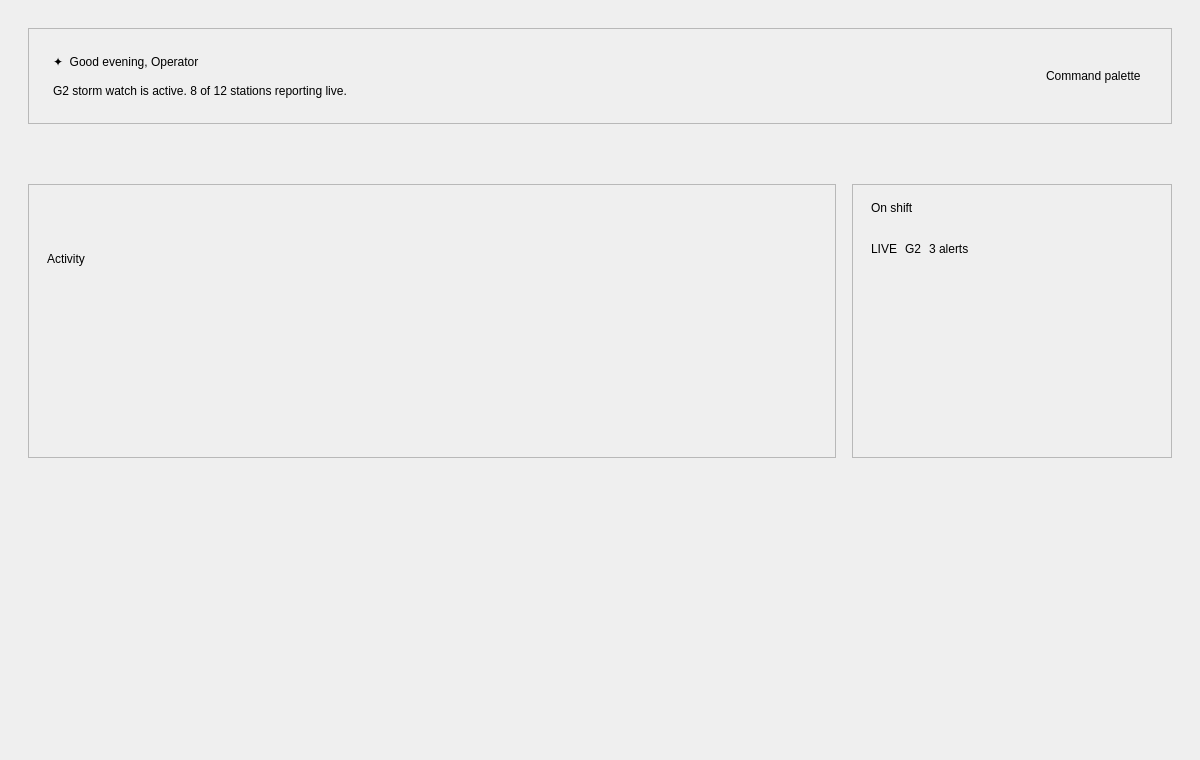
<?xml version="1.0" encoding="UTF-8"?>
<ui version="4.0">
 <class>OverviewComponent</class>
 <widget class="QCustomComponent" name="OverviewComponent">
  <property name="geometry">
   <rect><x>0</x><y>0</y><width>1200</width><height>760</height></rect>
  </property>
  <layout class="QVBoxLayout" name="overviewOuter">
   <property name="spacing"><number>0</number></property>
   <property name="leftMargin"><number>0</number></property>
   <property name="topMargin"><number>0</number></property>
   <property name="rightMargin"><number>0</number></property>
   <property name="bottomMargin"><number>0</number></property>
   <item>
    <widget class="QScrollArea" name="overviewScroll">
     <property name="widgetResizable"><bool>true</bool></property>
     <property name="frameShape"><enum>QFrame::NoFrame</enum></property>
     <property name="horizontalScrollBarPolicy"><enum>Qt::ScrollBarAlwaysOff</enum></property>
     <widget class="QWidget" name="overviewScrollContents">
      <property name="geometry">
       <rect><x>0</x><y>0</y><width>1200</width><height>760</height></rect>
      </property>
      <layout class="QHBoxLayout" name="overviewCenterRow">
       <property name="spacing"><number>0</number></property>
       <property name="leftMargin"><number>28</number></property>
       <property name="topMargin"><number>28</number></property>
       <property name="rightMargin"><number>28</number></property>
       <property name="bottomMargin"><number>28</number></property>
       <item>
        <spacer name="ovLeftSpacer">
         <property name="orientation"><enum>Qt::Horizontal</enum></property>
         <property name="sizeHint" stdset="0"><size><width>0</width><height>0</height></size></property>
        </spacer>
       </item>
       <item>
        <widget class="QWidget" name="overviewColumn" native="true">
         <property name="sizePolicy">
          <sizepolicy hsizetype="Expanding" vsizetype="Preferred"><horstretch>20</horstretch><verstretch>0</verstretch></sizepolicy>
         </property>
         <property name="maximumSize"><size><width>1320</width><height>16777215</height></size></property>
         <layout class="QVBoxLayout" name="overviewColLayout">
          <property name="spacing"><number>20</number></property>
          <property name="leftMargin"><number>0</number></property>
          <property name="topMargin"><number>0</number></property>
          <property name="rightMargin"><number>0</number></property>
          <property name="bottomMargin"><number>0</number></property>
          <item>
           <widget class="QFrame" name="heroFrame">
            <property name="frameShape"><enum>QFrame::StyledPanel</enum></property><property name="role" stdset="0"><string>hero</string></property>
            <property name="minimumSize"><size><width>0</width><height>96</height></size></property>
            <layout class="QHBoxLayout" name="heroLayout">
             <property name="leftMargin"><number>24</number></property>
             <property name="topMargin"><number>20</number></property>
             <property name="rightMargin"><number>24</number></property>
             <property name="bottomMargin"><number>20</number></property>
             <item>
              <layout class="QVBoxLayout" name="heroTextLayout">
               <property name="spacing"><number>4</number></property>
               <item>
                <widget class="QLabel" name="heroTitle">
                 <property name="role" stdset="0"><string>h1</string></property>
                 <property name="text"><string>✦  Good evening, Operator</string></property>
                </widget>
               </item>
               <item>
                <widget class="QLabel" name="heroSub">
                 <property name="role" stdset="0"><string>muted</string></property>
                 <property name="text"><string>G2 storm watch is active. 8 of 12 stations reporting live.</string></property>
                </widget>
               </item>
              </layout>
             </item>
             <item>
              <spacer name="heroSpacer">
               <property name="orientation"><enum>Qt::Horizontal</enum></property>
               <property name="sizeHint" stdset="0"><size><width>40</width><height>20</height></size></property>
              </spacer>
             </item>
             <item alignment="Qt::AlignRight|Qt::AlignVCenter">
              <widget class="QLabel" name="paletteHint">
               <property name="role" stdset="0"><string>muted</string></property>
               <property name="text"><string>Command palette</string></property>
              </widget>
             </item>
             <item alignment="Qt::AlignRight|Qt::AlignVCenter">
              <widget class="QCustomKbd" name="paletteKbd">
               <property name="keys" stdset="0"><string>Ctrl+K</string></property>
              </widget>
             </item>
            </layout>
           </widget>
          </item>
          <item>
           <widget class="QCustomFlowWidget" name="statsFlow">
            <property name="sizePolicy">
             <sizepolicy hsizetype="Expanding" vsizetype="Preferred"><horstretch>0</horstretch><verstretch>0</verstretch></sizepolicy>
            </property>
            <property name="spacing" stdset="0"><number>16</number></property>
            <property name="horizontalSpacing" stdset="0"><number>16</number></property>
            <property name="verticalSpacing" stdset="0"><number>16</number></property>
            <property name="margin" stdset="0"><number>0</number></property>
            <property name="animationEnabled" stdset="0"><bool>true</bool></property>
            <property name="animationDuration" stdset="0"><number>300</number></property>
            <property name="animationEasingCurve" stdset="0"><string>OutCubic</string></property>
            <property name="autoFillWidth" stdset="0"><bool>false</bool></property>
            <property name="autoFillHeight" stdset="0"><bool>false</bool></property>
            <property name="justifySpacing" stdset="0"><bool>false</bool></property>
            <widget class="QCustomStatCard" name="statLive">
             <property name="geometry"><rect><x>0</x><y>0</y><width>300</width><height>112</height></rect></property>
             <property name="minimumSize"><size><width>300</width><height>112</height></size></property>
             <property name="maximumSize"><size><width>300</width><height>112</height></size></property>
             <property name="label" stdset="0"><string>STATIONS LIVE</string></property>
             <property name="value" stdset="0"><string>8 / 12</string></property>
             <property name="caption" stdset="0"><string>Arctic belt</string></property>
             <property name="trend" stdset="0"><string>up</string></property>
            </widget>
            <widget class="QCustomStatCard" name="statKp">
             <property name="geometry"><rect><x>316</x><y>0</y><width>300</width><height>112</height></rect></property>
             <property name="minimumSize"><size><width>300</width><height>112</height></size></property>
             <property name="maximumSize"><size><width>300</width><height>112</height></size></property>
             <property name="label" stdset="0"><string>PLANETARY Kp</string></property>
             <property name="value" stdset="0"><string>6.2</string></property>
             <property name="caption" stdset="0"><string>G2 watch</string></property>
             <property name="trend" stdset="0"><string>up</string></property>
            </widget>
            <widget class="QCustomStatCard" name="statOdds">
             <property name="geometry"><rect><x>632</x><y>0</y><width>300</width><height>112</height></rect></property>
             <property name="minimumSize"><size><width>300</width><height>112</height></size></property>
             <property name="maximumSize"><size><width>300</width><height>112</height></size></property>
             <property name="label" stdset="0"><string>AURORA ODDS</string></property>
             <property name="value" stdset="0"><string>87%</string></property>
             <property name="caption" stdset="0"><string>≥65°N</string></property>
             <property name="trend" stdset="0"><string>up</string></property>
            </widget>
            <widget class="QCustomStatCard" name="statClear">
             <property name="geometry"><rect><x>948</x><y>0</y><width>300</width><height>112</height></rect></property>
             <property name="minimumSize"><size><width>300</width><height>112</height></size></property>
             <property name="maximumSize"><size><width>300</width><height>112</height></size></property>
             <property name="label" stdset="0"><string>CLEAR SKIES</string></property>
             <property name="value" stdset="0"><string>5</string></property>
             <property name="caption" stdset="0"><string>cloud moving in</string></property>
             <property name="trend" stdset="0"><string>down</string></property>
            </widget>
           </widget>
          </item>
          <item>
           <widget class="QCustomAlert" name="stormAlert">
            <property name="variant" stdset="0"><string>warning</string></property>
            <property name="title" stdset="0"><string>Geomagnetic storm in progress</string></property>
            <property name="text" stdset="0"><string>Kp has crossed 6. Aurora may be visible down to 60°N tonight.</string></property>
            <property name="dismissible" stdset="0"><bool>true</bool></property>
           </widget>
          </item>
          <item>
           <layout class="QHBoxLayout" name="cardsRow">
            <property name="spacing"><number>16</number></property>
            <item>
             <widget class="QFrame" name="activityCard">
              <property name="frameShape"><enum>QFrame::StyledPanel</enum></property><property name="role" stdset="0"><string>card</string></property>
              <property name="sizePolicy">
               <sizepolicy hsizetype="Expanding" vsizetype="Preferred"><horstretch>2</horstretch><verstretch>0</verstretch></sizepolicy>
              </property>
              <layout class="QVBoxLayout" name="activityLayout">
               <property name="spacing"><number>10</number></property>
               <property name="leftMargin"><number>18</number></property>
               <property name="topMargin"><number>16</number></property>
               <property name="rightMargin"><number>18</number></property>
               <property name="bottomMargin"><number>16</number></property>
               <item>
                <widget class="QLabel" name="activityTitle">
                 <property name="role" stdset="0"><string>h2</string></property>
                 <property name="text"><string>Activity</string></property>
                </widget>
               </item>
               <item>
                <widget class="QCustomTimeline" name="activityTimeline" />
               </item>
              </layout>
             </widget>
            </item>
            <item>
             <widget class="QFrame" name="shiftCard">
              <property name="frameShape"><enum>QFrame::StyledPanel</enum></property><property name="role" stdset="0"><string>card</string></property>
              <property name="sizePolicy">
               <sizepolicy hsizetype="Preferred" vsizetype="Preferred"><horstretch>0</horstretch><verstretch>0</verstretch></sizepolicy>
              </property>
              <property name="minimumSize"><size><width>320</width><height>0</height></size></property>
              <property name="maximumSize"><size><width>380</width><height>16777215</height></size></property>
              <layout class="QVBoxLayout" name="shiftLayout">
               <property name="spacing"><number>12</number></property>
               <property name="leftMargin"><number>18</number></property>
               <property name="topMargin"><number>16</number></property>
               <property name="rightMargin"><number>18</number></property>
               <property name="bottomMargin"><number>16</number></property>
               <item>
                <widget class="QLabel" name="shiftTitle">
                 <property name="role" stdset="0"><string>h2</string></property>
                 <property name="text"><string>On shift</string></property>
                </widget>
               </item>
               <item>
                <widget class="QCustomAvatarGroup" name="shiftAvatars">
                 <property name="maxVisible" stdset="0"><number>5</number></property>
                 <property name="avatarSize" stdset="0"><number>36</number></property>
                </widget>
               </item>
               <item>
                <layout class="QHBoxLayout" name="badgeRow">
                 <property name="spacing"><number>8</number></property>
                 <item>
                  <widget class="QCustomBadge" name="badgeLive">
                   <property name="text" stdset="0"><string>LIVE</string></property>
                   <property name="variant" stdset="0"><string>success</string></property>
                  </widget>
                 </item>
                 <item>
                  <widget class="QCustomBadge" name="badgeG2">
                   <property name="text" stdset="0"><string>G2</string></property>
                   <property name="variant" stdset="0"><string>warning</string></property>
                  </widget>
                 </item>
                 <item>
                  <widget class="QCustomBadge" name="badgeAlerts">
                   <property name="text" stdset="0"><string>3 alerts</string></property>
                   <property name="variant" stdset="0"><string>destructive</string></property>
                  </widget>
                 </item>
                 <item>
                  <spacer name="badgeSpacer">
                   <property name="orientation"><enum>Qt::Horizontal</enum></property>
                   <property name="sizeHint" stdset="0"><size><width>40</width><height>20</height></size></property>
                  </spacer>
                 </item>
                </layout>
               </item>
               <item>
                <spacer name="shiftVSpacer">
                 <property name="orientation"><enum>Qt::Vertical</enum></property>
                 <property name="sizeHint" stdset="0"><size><width>20</width><height>10</height></size></property>
                </spacer>
               </item>
              </layout>
             </widget>
            </item>
           </layout>
          </item>
          <item>
           <spacer name="pageSpacer">
            <property name="orientation"><enum>Qt::Vertical</enum></property>
            <property name="sizeHint" stdset="0"><size><width>20</width><height>20</height></size></property>
           </spacer>
          </item>
         </layout>
        </widget>
       </item>
       <item>
        <spacer name="ovRightSpacer">
         <property name="orientation"><enum>Qt::Horizontal</enum></property>
         <property name="sizeHint" stdset="0"><size><width>0</width><height>0</height></size></property>
        </spacer>
       </item>
      </layout>
     </widget>
    </widget>
   </item>
  </layout>
 </widget>
 <customwidgets>
  <customwidget><class>QCustomComponent</class><extends>QWidget</extends><header>Custom_Widgets.QCustomComponent</header><container>1</container></customwidget>
  <customwidget><class>QCustomFlowWidget</class><extends>QWidget</extends><header>Custom_Widgets.QCustomFlowWidget</header><container>1</container></customwidget>
  <customwidget><class>QCustomKbd</class><extends>QWidget</extends><header>Custom_Widgets.QCustomKbd</header></customwidget>
  <customwidget><class>QCustomStatCard</class><extends>QWidget</extends><header>Custom_Widgets.QCustomStatCard</header></customwidget>
  <customwidget><class>QCustomAlert</class><extends>QWidget</extends><header>Custom_Widgets.QCustomAlert</header></customwidget>
  <customwidget><class>QCustomTimeline</class><extends>QWidget</extends><header>Custom_Widgets.QCustomTimeline</header></customwidget>
  <customwidget><class>QCustomAvatarGroup</class><extends>QWidget</extends><header>Custom_Widgets.QCustomAvatarGroup</header></customwidget>
  <customwidget><class>QCustomBadge</class><extends>QLabel</extends><header>Custom_Widgets.QCustomBadge</header></customwidget>
 </customwidgets>
 <resources />
 <connections />
</ui>
